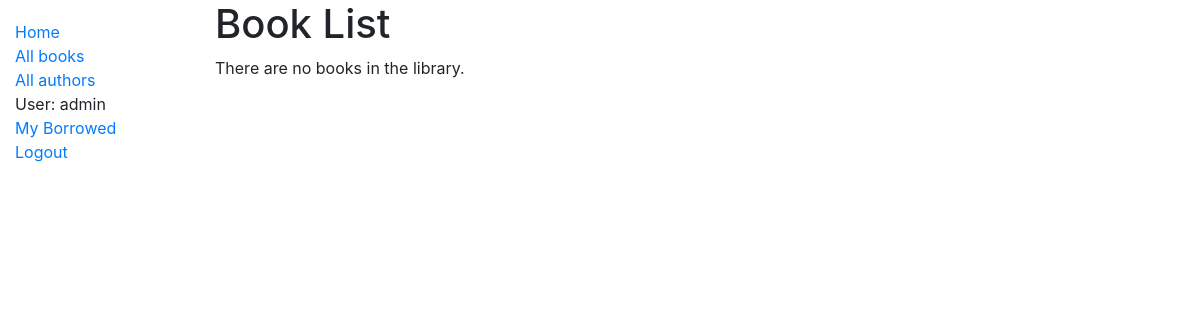
The page /catalog/books/ (signed in) on the database as committed earlier.
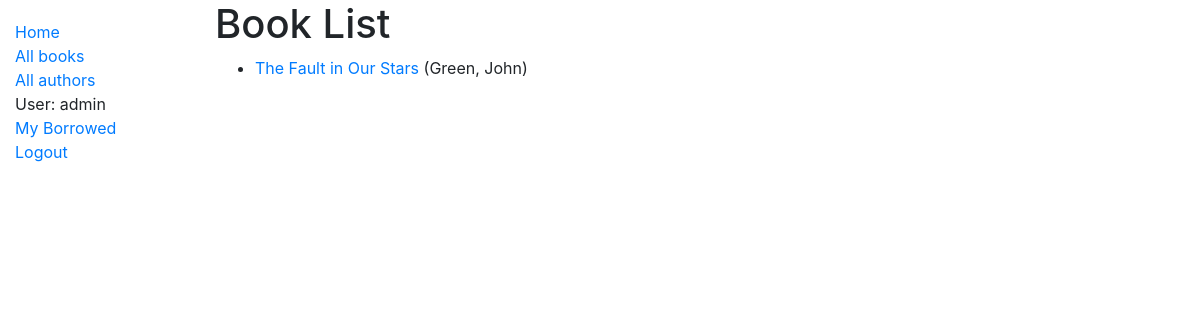
The same page on the database as committed later.
### catalog/models.py (models this page shows, shortened)
class Book(models.Model):
    title = models.CharField(max_length=200)
    author = models.ForeignKey('Author', on_delete=models.SET_NULL, null=True)
    summary = models.TextField(max_length=1000, help_text='Enter a brief description of the book')
    isbn = models.CharField('ISBN', max_length=13, help_text='13 Character <a href="https://www.isbn-international.org/content/what-isbn">ISBN number</a>')
    genre = models.ManyToManyField(Genre, help_text='Select a genre for this book')
    def get_absolute_url(self):
        return reverse('book-detail', args=[str(self.id)])
    def display_genre(self):
        """Create a string for the Genre. This is required to display genre in Admin."""
        return ', '.join(genre.name for genre in self.genre.all()[:3])
    display_genre.short_description = 'Genre'

class Author(models.Model):
    first_name = models.CharField(max_length=100)
    last_name = models.CharField(max_length=100)
    date_of_birth = models.DateField(null=True, blank=True)
    date_of_death = models.DateField('Died', null=True, blank=True)
    class Meta:
        ordering = ['last_name', 'first_name']
    def __str__(self):
        return f'{self.last_name}, {self.first_name}'

### catalog/views.py (the view)
# urls.py: path('books/', views.BookListView.as_view(), name='books'),
class BookListView(generic.ListView):
    model = Book
    paginate_by = 1

### catalog/templates/catalog/book_list.html
{% extends "base_generic.html" %}
{% block content %}
  <h1>Book List</h1>
  {% if book_list %}
  <ul>
    {% for book in book_list %}
      <li>
        <a href="{{ book.get_absolute_url }}">{{ book.title }}</a> ({{book.author}})
      </li>
    {% endfor %}
  </ul>
  {% else %}
    <p>There are no books in the library.</p>
  {% endif %}
{% endblock %}

Rows that differ between the two databases and show on the page:
added Book: title "The Fault in Our Stars", author "Green, John"
Other text that changed with them:
text no longer shown: "There are no books in the library."
